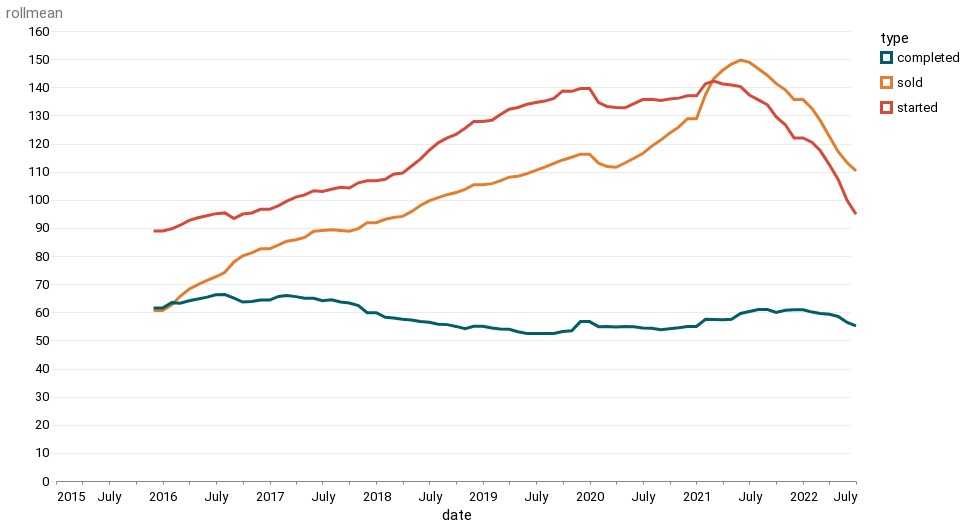

The cell this chart's notebook holds for it:
### Code cell
alt.Chart(df_long).mark_line().encode(
    x=alt.X("date"), y=alt.Y("rollmean"), color="type"
)

### Figure 1 — Vega-Lite specification as saved in the notebook (floating-point values rounded to 4 significant figures; data arrays with more than 128 entries replaced by an {"elided": "..."} marker saying what was removed)
{"config": {"view": {"width": 800, "height": 450, "strokeOpacity": 0}, "background": "#ffffff", "title": {"anchor": "start", "font": "Summit Sans", "fontColor": "palette[\"black\"]", "fontSize": 18, "fontWeight": "normal"}, "arc": {"fill": "#00d4d8"}, "area": {"fill": "#00d4d8"}, "line": {"stroke": "#00d4d8", "strokeWidth": 3}, "path": {"stroke": "#00d4d8"}, "rect": {"fill": "#00d4d8"}, "shape": {"stroke": "#00d4d8"}, "bar": {"fill": "#00d4d8"}, "point": {"stroke": "#00d4d8"}, "symbol": {"fill": "#00d4d8", "size": 30}, "axis": {"titleFont": "Roboto", "titleFontSize": 15, "titleFontWeight": "normal", "labelFont": "Roboto, sans", "labelFontSize": 13, "labelFontWeight": "normal"}, "axisX": {"labelAngle": 0, "labelPadding": 6, "tickSize": 3, "grid": false}, "axisY": {"labelBaseline": "middle", "maxExtent": 45, "minExtent": 45, "titleAlign": "left", "titleAngle": 0, "titleX": -45, "titleY": -11, "domainOpacity": 0, "gridWidth": 0.6, "gridColor": "#dddddd", "offset": 6, "tickSize": 0, "titleColor": "#767676"}, "legend": {"titleFont": "Roboto", "titleFontSize": 15, "titleFontWeight": "normal", "symbolType": "square", "labelFont": "Roboto, sans", "labelFontSize": 13}, "range": {"category": ["#005f66", "#e37e2d", "#d64a3b", "#76b0ef", "#c1bc40"], "diverging": ["#e68a4f", "#f4bb6a", "#f9e39c", "#dadfe2", "#a6b7c6", "#849eae"], "heatmap": ["#7ff6f6", "#00eeef", "#00d4d8", "#00abb2", "#00848b", "#fbf2c7", "#00363d"], "ordinal": ["#7ff6f6", "#00eeef", "#00d4d8", "#00abb2", "#00848b", "#fbf2c7", "#00363d"], "ramp": ["#7ff6f6", "#00eeef", "#00d4d8", "#00abb2", "#00848b", "#fbf2c7", "#00363d"]}}, "data": {"name": "data-80daa93e4e3dbbb429d8eb1947ffa21d"}, "mark": "line", "encoding": {"color": {"field": "type", "type": "nominal"}, "x": {"field": "date", "type": "temporal"}, "y": {"field": "rollmean", "type": "quantitative"}}, "$schema": "https://vega.github.io/schema/vega-lite/v4.17.0.json", "datasets": {"data-80daa93e4e3dbbb429d8eb1947ffa21d": {"elided": "273 records"}}}
